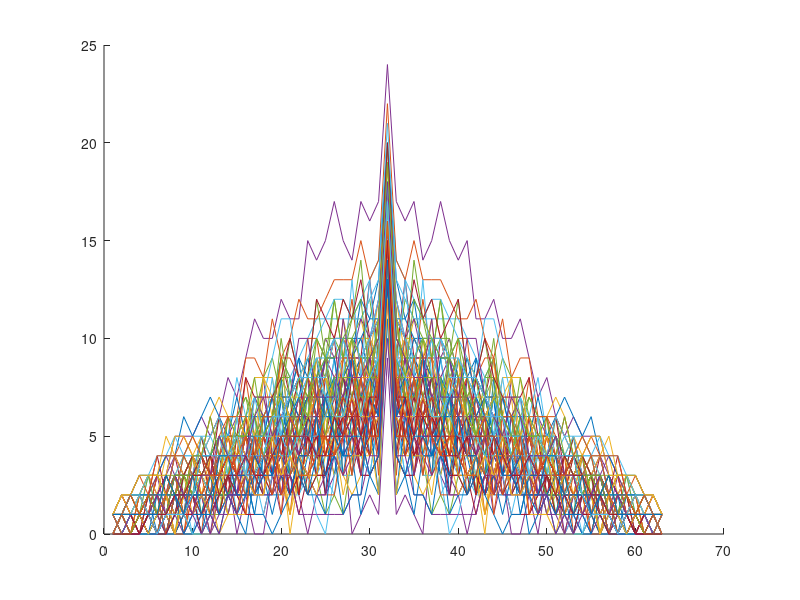

Reproduce this figure in MATLAB.
Nbits = 32;

hold on;
for i = 1:100
    seq(i,:) = randi([0 1],1,Nbits);
    auto(i,:) = conv(seq(i,:),fliplr(seq(i,:)));
    try
        if (max(auto(i,:)) > 20)
            y = i;
        end
    catch
        auto(i) = 0;
    end
    plot(auto(i,:));
end
